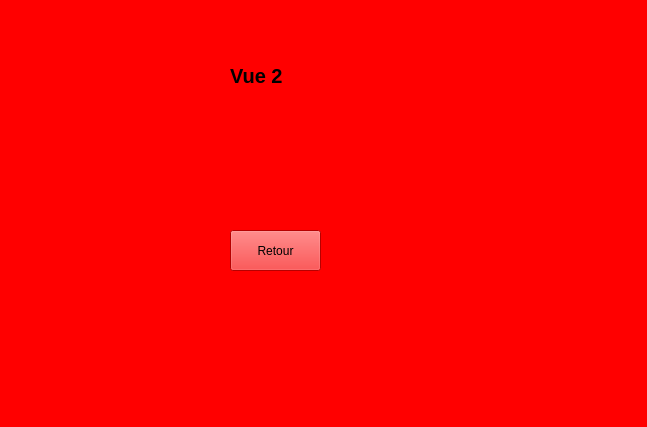
<?xml version="1.0" encoding="UTF-8"?>
<ui version="4.0">
 <class>MainWindow</class>
 <widget class="QMainWindow" name="MainWindow">
  <property name="geometry">
   <rect>
    <x>0</x>
    <y>0</y>
    <width>647</width>
    <height>427</height>
   </rect>
  </property>
  <property name="windowTitle">
   <string>MainWindow</string>
  </property>
  <property name="styleSheet">
   <string notr="true">background:rgb(255, 0, 0)</string>
  </property>
  <widget class="QWidget" name="centralwidget">
   <widget class="QLabel" name="labelVue2">
    <property name="geometry">
     <rect>
      <x>230</x>
      <y>60</y>
      <width>111</width>
      <height>31</height>
     </rect>
    </property>
    <property name="font">
     <font>
      <pointsize>15</pointsize>
      <weight>75</weight>
      <bold>true</bold>
     </font>
    </property>
    <property name="text">
     <string>Vue 2</string>
    </property>
   </widget>
   <widget class="QPushButton" name="btnRetour">
    <property name="geometry">
     <rect>
      <x>230</x>
      <y>230</y>
      <width>91</width>
      <height>41</height>
     </rect>
    </property>
    <property name="text">
     <string>Retour</string>
    </property>
   </widget>
  </widget>
  <widget class="QMenuBar" name="menubar">
   <property name="geometry">
    <rect>
     <x>0</x>
     <y>0</y>
     <width>647</width>
     <height>21</height>
    </rect>
   </property>
  </widget>
  <widget class="QStatusBar" name="statusbar"/>
 </widget>
 <resources/>
 <connections/>
</ui>
